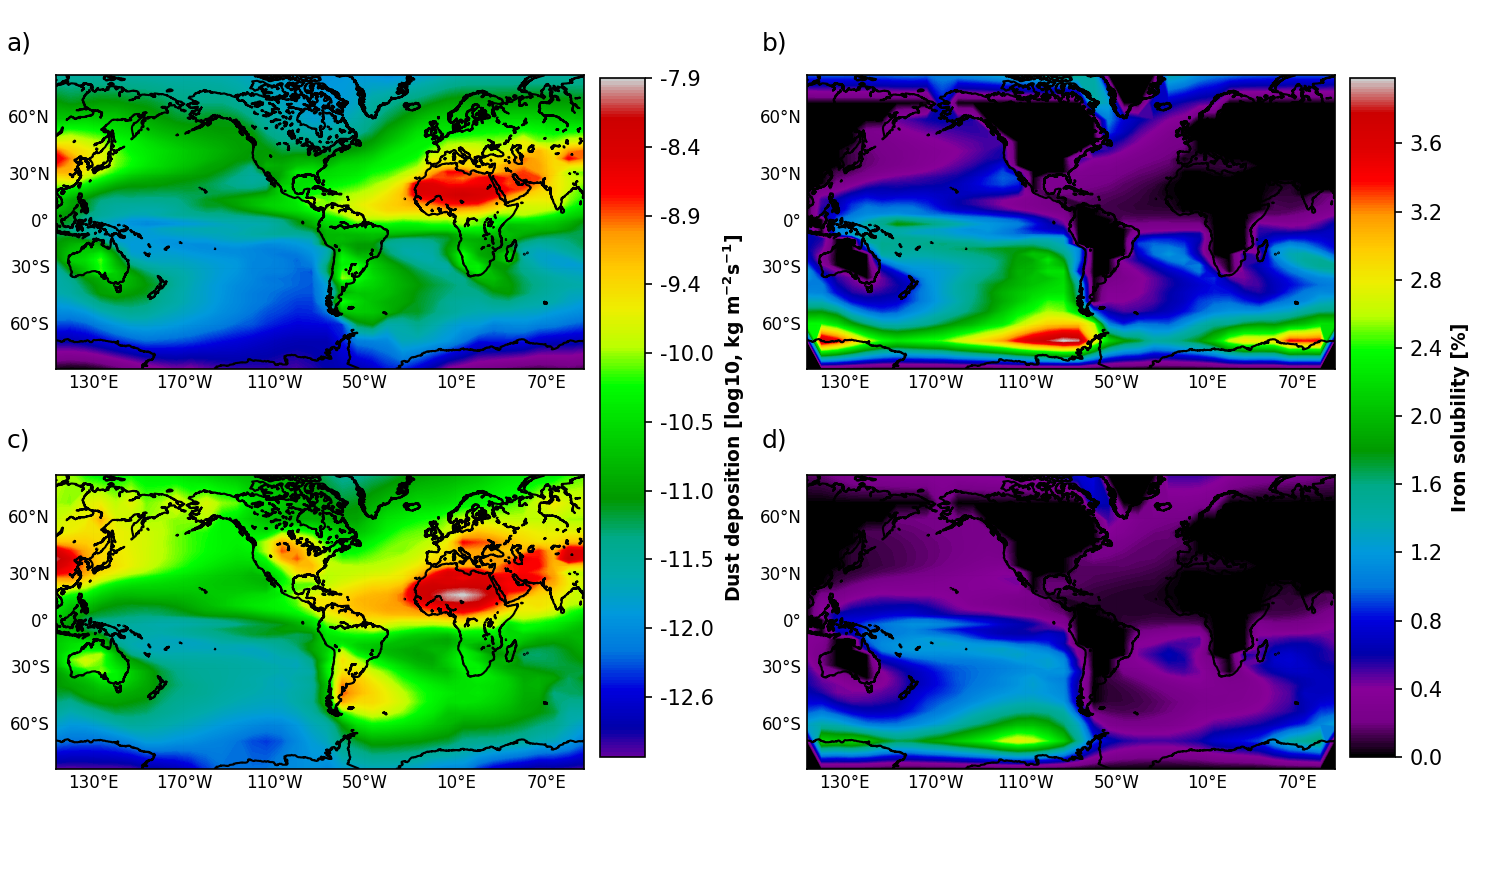

Write Python code to recreate this figure.
# %%
import numpy as np
import matplotlib.pyplot as plt
from netCDF4 import Dataset as nc #this line imports the package we just installed
from mpl_toolkits.basemap import Basemap

MODEL=['Albani','Lambert','Takemura','Ohgaito','MIROC-ESM','MRI-CGCM3']
TIME=['H','LGM']
REGION=['NA', 'NP','CP', 'SP','SA']

dust_H=np.zeros((36,36,6))
dust_LGM=np.zeros((36,36,6))
SOl_LGM=np.zeros((36,36,6))
SOl_H=np.zeros((36,36,6))
for i, ii in zip(MODEL,range(7)):
        SOl_H[:,:,ii]=np.genfromtxt('/home/natalia/Documentos/DATA/TesisI/cgenie/Solubility/Global/'+i+'/worjh2.det_Fe_Sol_calculated.'+i+'_H_x1.dat',comments="%")
        SOl_LGM[:,:,ii]=np.genfromtxt('/home/natalia/Documentos/DATA/TesisI/cgenie/Solubility/Global/'+i+'/worjh2.det_Fe_Sol_calculated.'+i+'_LGM_x1.dat',comments="%")
        dust_H[:,:,ii]=np.genfromtxt('/home/natalia/Documentos/Tesis/Flujos_de_polvo/Globales_Kg/'+i+'/'+i+'.nc_annualflux_kgperm2pers.36x36_level1.dat',comments="%")
        dust_LGM[:,:,ii]=np.genfromtxt('/home/natalia/Documentos/Tesis/Flujos_de_polvo/Globales_Kg/'+i+'/'+i+'.nc_annualflux_kgperm2pers.36x36_level10.dat',comments="%")

SOL_H=np.median(SOl_H,axis=2)
SOL_LGM=np.median(SOl_LGM,axis=2)
Dust_H=np.log10(np.median(dust_H,axis=2))
Dust_LGM=np.log10(np.median(dust_LGM,axis=2))

for j in REGION:
        if j=='NA':
                XNA_H=np.median(SOL_H[1:8,20:25])
                XNA_LGM=np.median(SOL_LGM[1:8,20:25])
        if j=='NP':
                XNP_H=np.median(SOL_H[1:8,3:15])
                XNP_LGM=np.median(SOL_LGM[1:8,3:15])
        if j=='CP':
                XCP_H=np.median(SOL_H[17:20,10:18])
                XCP_LGM=np.median(SOL_LGM[17:20,10:18])
        if j=='SP':
                XSP_H=np.median(SOL_H[29:36,6:19])
                XSP_LGM=np.median(SOL_LGM[29:36,6:19])
        if j=='SA':
                XSA1=np.median(SOL_H[29:36,20:36])
                XSA2=np.median(SOL_H[29:36,1:5]); XSA_H=np.mean([XSA1,XSA2])
                XSA1_LGM=np.median(SOL_LGM[29:36,20:36])
                XSA2_LGM=np.median(SOL_LGM[29:36,1:5]); XSA_LGM=np.mean([XSA1_LGM,XSA2_LGM])
# # %%
# SOL_H=np.zeros(6)
# SOL_LGM=np.zeros(6)
# XNA_H=np.zeros(6)
# XNA_LGM=np.zeros(6)
# XNP_H=np.zeros(6)
# XNP_LGM=np.zeros(6)
# XCP_H=np.zeros(6)
# XCP_LGM=np.zeros(6)
# XSP_H=np.zeros(6)
# XSP_LGM=np.zeros(6)
# XSA_H=np.zeros(6)
# XSA_LGM=np.zeros(6)
# for i in range(6):
#         SOL_H[i]=np.median(SOl_H[:,:,i])
#         SOL_LGM[i]=np.median(SOl_LGM[:,:,i])
#         for j in REGION:
#                 if j=='NA':
#                         XNA_H[i]=np.median(SOl_H[1:8,20:25,i])
#                         XNA_LGM[i]=np.median(SOl_LGM[1:8,20:25,i])
#                 if j=='NP':
#                         XNP_H[i]=np.median(SOl_H[1:8,3:15,i])
#                         XNP_LGM[i]=np.median(SOl_LGM[1:8,3:15,i])
#                 if j=='CP':
#                         XCP_H[i]=np.median(SOl_H[17:20,10:18,i])
#                         XCP_LGM[i]=np.median(SOl_LGM[17:20,10:18,i])
#                 if j=='SP':
#                         XSP_H[i]=np.median(SOl_H[29:36,6:19,i])
#                         XSP_LGM[i]=np.median(SOl_LGM[29:36,6:19,i])
#                 if j=='SA':
#                         XSA1=np.median(SOl_H[29:36,20:36,i])
#                         XSA2=np.median(SOl_H[29:36,1:5,i]); XSA_H[i]=np.mean([XSA1,XSA2])
#                         XSA1_LGM=np.median(SOl_LGM[29:36,20:36,i])
#                         XSA2_LGM=np.median(SOl_LGM[29:36,1:5,i]); XSA_LGM[i]=np.mean([XSA1_LGM,XSA2_LGM])
# %% Imagen 7
file1=nc('/home/natalia/Documentos/DATA/TesisI/cgenie/cgenie_output/Otros/Previews simulartions/worjh2.PO4FeH_Dust/biogem/fields_biogem_2d.nc') # this line defines the file path of the file we are trying to read
lon=file1.variables['lon'][:]
lat=file1.variables['lat'][:]

m = Basemap(projection='mill',lon_0=-80,lat_0=0,resolution='l',
            llcrnrlat = min(lat),
            llcrnrlon = min(lon),
            urcrnrlat = max(lat),
            urcrnrlon = max(lon))

lons, lats = np.meshgrid(lon, lat) # get lat/lons of ny by nx evenly space grid.
x, y = m(lons, lats) # compute map proj coordinates.
cmap = plt.get_cmap('nipy_spectral')

fig = plt.figure(num=None, figsize=(10, 5.8), dpi=150, facecolor='w', edgecolor='k')

ax1=plt.subplot(2,2,1)
chartBox = ax1.get_position()
ax1.set_position([chartBox.x0-0.088, chartBox.y0+0.04,
                 chartBox.width,
                 chartBox.height])
m.drawcoastlines()
m.drawparallels([-60,-30,0,30,60],labels=[True,False],linewidth=0,fontsize=8) #fontweight='bold'
m.drawmeridians(np.arange(10.,351.,60.),labels=[True,True,False,True],linewidth=0,fontsize=8)
DustH=plt.contourf(x,y,np.flip(Dust_H,axis=0),700,vmax=np.max(Dust_LGM.flatten()),cmap=cmap)
plt.title('a)',x=-0.07, y=1.04) 

ax2 = fig.add_subplot(222)
chartBox = ax2.get_position()
ax2.set_position([chartBox.x0-0.01, chartBox.y0+0.04,
                 chartBox.width,
                 chartBox.height])
m.drawcoastlines()
m.drawparallels([-60,-30,0,30,60],labels=[True,False],linewidth=0,fontsize=8) #fontweight='bold'
m.drawmeridians(np.arange(10.,351.,60.),labels=[True,True,False,True],linewidth=0,fontsize=8)
SOLH=plt.contourf(x,y,np.flip(SOL_H,axis=0),700,cmap=cmap)
plt.title('b)',x=-0.06, y=1.04)

ax3 = fig.add_subplot(223)
chartBox = ax3.get_position()
ax3.set_position([chartBox.x0-0.088, chartBox.y0,
                 chartBox.width,
                 chartBox.height])
m.drawcoastlines()
m.drawparallels([-60,-30,0,30,60],labels=[True,False],linewidth=0,fontsize=8) #fontweight='bold'
m.drawmeridians(np.arange(10.,351.,60.),labels=[True,True,False,True],linewidth=0,fontsize=8)
DustLGM=plt.contourf(x,y,np.flip(Dust_LGM,axis=0),700,vmin=np.min(Dust_H.flatten()),cmap=cmap)
plt.title('c)',x=-0.07, y=1.05)
cbaxes = fig.add_axes([0.4, 0.13, 0.03, 0.78]) 
bar=plt.colorbar(DustLGM,cax = cbaxes,format='%.1f')
bar.set_label('Dust deposition [log10, kg m' r'$\bf ^{-2}$' 's' r'$\bf ^{-1}$' ']', rotation=90,fontsize=9,fontweight='bold')

ax4 = fig.add_subplot(224)
chartBox = ax4.get_position()
ax4.set_position([chartBox.x0-0.01, chartBox.y0,
                 chartBox.width,
                 chartBox.height])
m.drawcoastlines()
m.drawparallels([-60,-30,0,30,60],labels=[True,False],linewidth=0,fontsize=8) #fontweight='bold'
m.drawmeridians(np.arange(10.,351.,60.),labels=[True,True,False,True],linewidth=0,fontsize=8)
SOLLGM=plt.contourf(x,y,np.flip(SOL_LGM,axis=0),700,vmax=np.max(SOL_H.flatten()),cmap=cmap)
plt.title('d)',x=-0.06, y=1.05)
cbaxes = fig.add_axes([0.9, 0.13, 0.03, 0.78])  
bar=plt.colorbar(SOLH,cax = cbaxes,format='%.1f')
bar.set_label('Iron solubility [%]', rotation=90,fontsize=9,fontweight='bold')

plt.savefig('/home/natalia/Documentos/DATA/TesisI/Data_function/Function/PicturePaper/Figure7.png')

# %%
